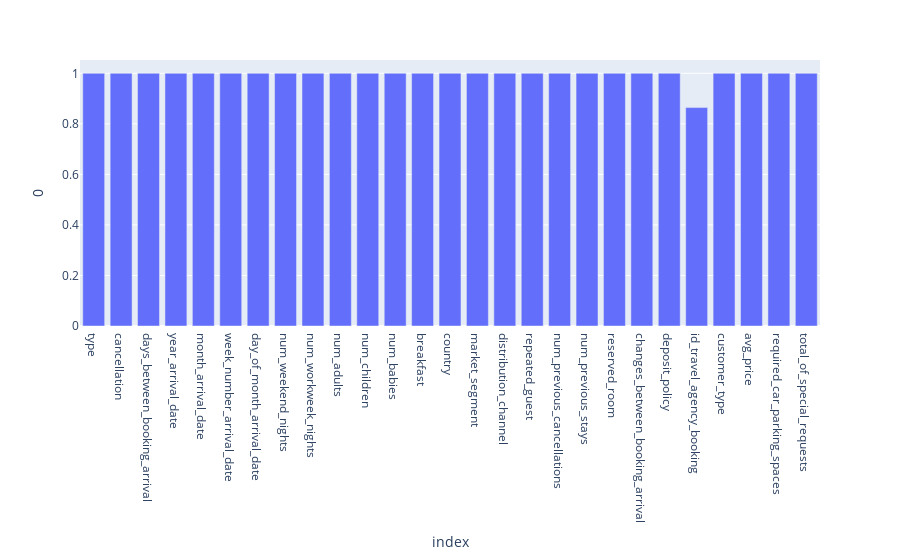

Source (notebook cell):
### Code cell
nan_df = pd.DataFrame()
values = []


for column in df.columns:
    nan_df[column] = [len(df[column].dropna())/len(df)]

nan_df = nan_df.T
    
fig = px.bar(nan_df, x=nan_df.index, y=0)
fig.show()

### Figure 1 — Plotly figure (JSON) as saved in the notebook; plotly's stock layout.template omitted (floating-point values rounded to 4 significant figures)
{"data": [{"alignmentgroup": "True", "hovertemplate": "index=%{x}<br>0=%{y}<extra></extra>", "legendgroup": "", "marker": {"color": "#636efa", "pattern": {"shape": ""}}, "name": "", "offsetgroup": "", "orientation": "v", "showlegend": false, "textposition": "auto", "type": "bar", "x": ["type", "cancellation", "days_between_booking_arrival", "year_arrival_date", "month_arrival_date", "week_number_arrival_date", "day_of_month_arrival_date", "num_weekend_nights", "num_workweek_nights", "num_adults", "num_children", "num_babies", "breakfast", "country", "market_segment", "distribution_channel", "repeated_guest", "num_previous_cancellations", "num_previous_stays", "reserved_room", "changes_between_booking_arrival", "deposit_policy", "id_travel_agency_booking", "customer_type", "avg_price", "required_car_parking_spaces", "total_of_special_requests"], "xaxis": "x", "y": [1, 1, 1, 1, 1, 1, 1, 1, 1, 1, 1, 1, 1, 1, 1, 1, 1, 1, 1, 1, 1, 1, 0.8643, 1, 1, 1, 1], "yaxis": "y"}], "layout": {"barmode": "relative", "legend": {"tracegroupgap": 0}, "margin": {"t": 60}, "xaxis": {"anchor": "y", "domain": [0, 1], "title": {"text": "index"}}, "yaxis": {"anchor": "x", "domain": [0, 1], "title": {"text": "0"}}}}
